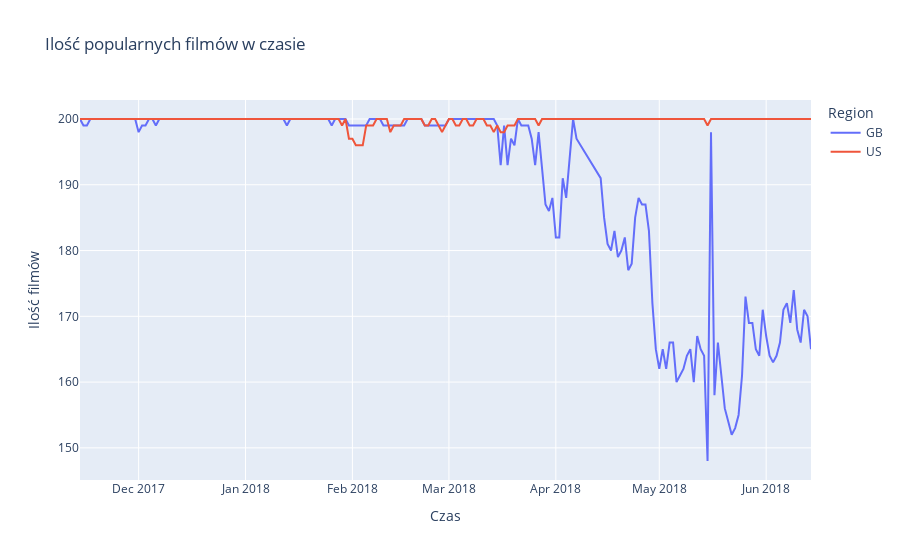

This figure's notebook cell:
### Markdown cell above
### Podstawowe informacje czasowe

Jak dużo filmów było popularnych w kolejnych dniach i w danych regionach.

### Code cell
count_df = videos_df.groupby(['trending_date', 'origin'], as_index=False, sort=True).video_id.count()

px.line(count_df, x='trending_date', y='video_id', color='origin', title="Ilość popularnych filmów w czasie",
        labels={"origin": "Region", "video_id": "Ilość filmów", "trending_date": "Czas"})

### Figure 1 — Plotly figure (JSON) as saved in the notebook; plotly's stock layout.template omitted (floating-point values rounded to 4 significant figures; data arrays with more than 128 entries replaced by an {"elided": "..."} marker saying what was removed)
{"data": [{"hovertemplate": "Region=GB<br>Czas=%{x}<br>Ilość filmów=%{y}<extra></extra>", "legendgroup": "GB", "line": {"color": "#636efa", "dash": "solid"}, "mode": "lines", "name": "GB", "orientation": "v", "showlegend": true, "type": "scatter", "x": {"elided": "205 str values"}, "xaxis": "x", "y": {"elided": "205 int values"}, "yaxis": "y"}, {"hovertemplate": "Region=US<br>Czas=%{x}<br>Ilość filmów=%{y}<extra></extra>", "legendgroup": "US", "line": {"color": "#EF553B", "dash": "solid"}, "mode": "lines", "name": "US", "orientation": "v", "showlegend": true, "type": "scatter", "x": {"elided": "205 str values"}, "xaxis": "x", "y": {"elided": "205 int values"}, "yaxis": "y"}], "layout": {"legend": {"title": {"text": "Region"}, "tracegroupgap": 0}, "title": {"text": "Ilość popularnych filmów w czasie"}, "xaxis": {"anchor": "y", "domain": [0, 1], "title": {"text": "Czas"}}, "yaxis": {"anchor": "x", "domain": [0, 1], "title": {"text": "Ilość filmów"}}}}
